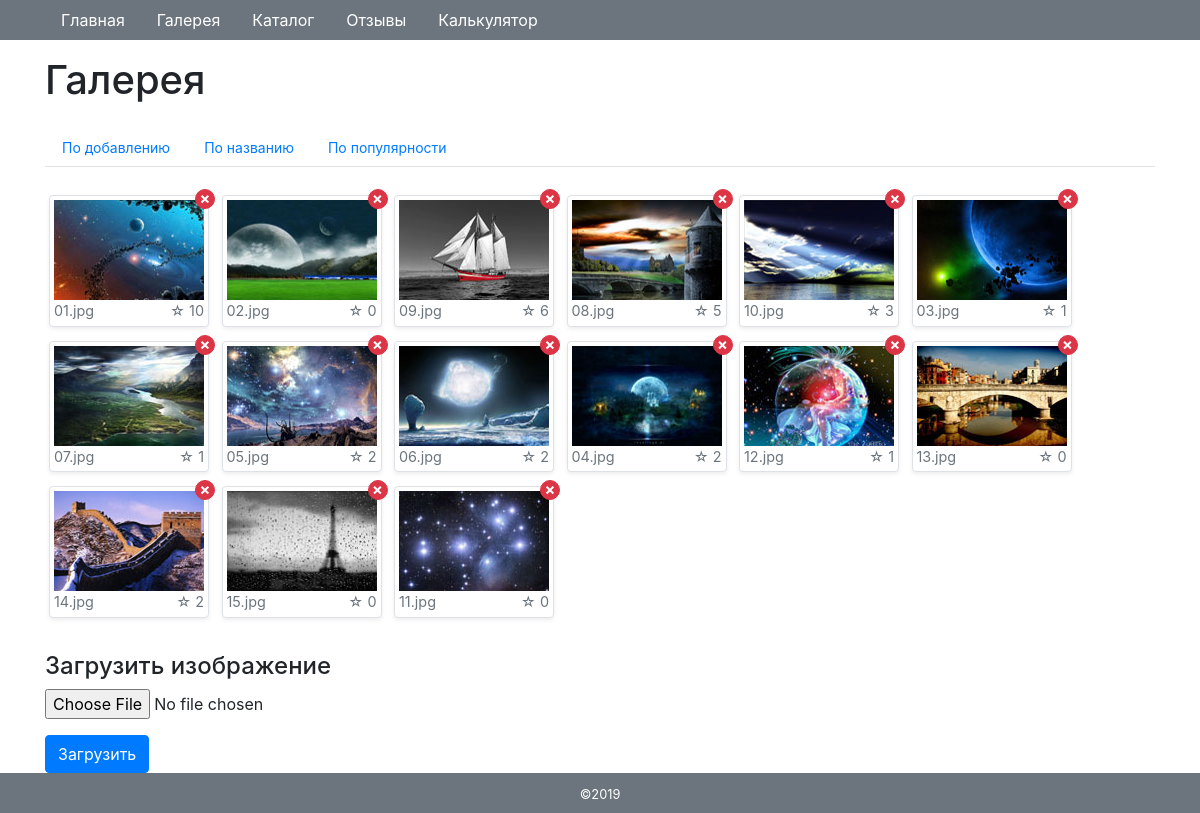
The app's page /gallery/, older data.
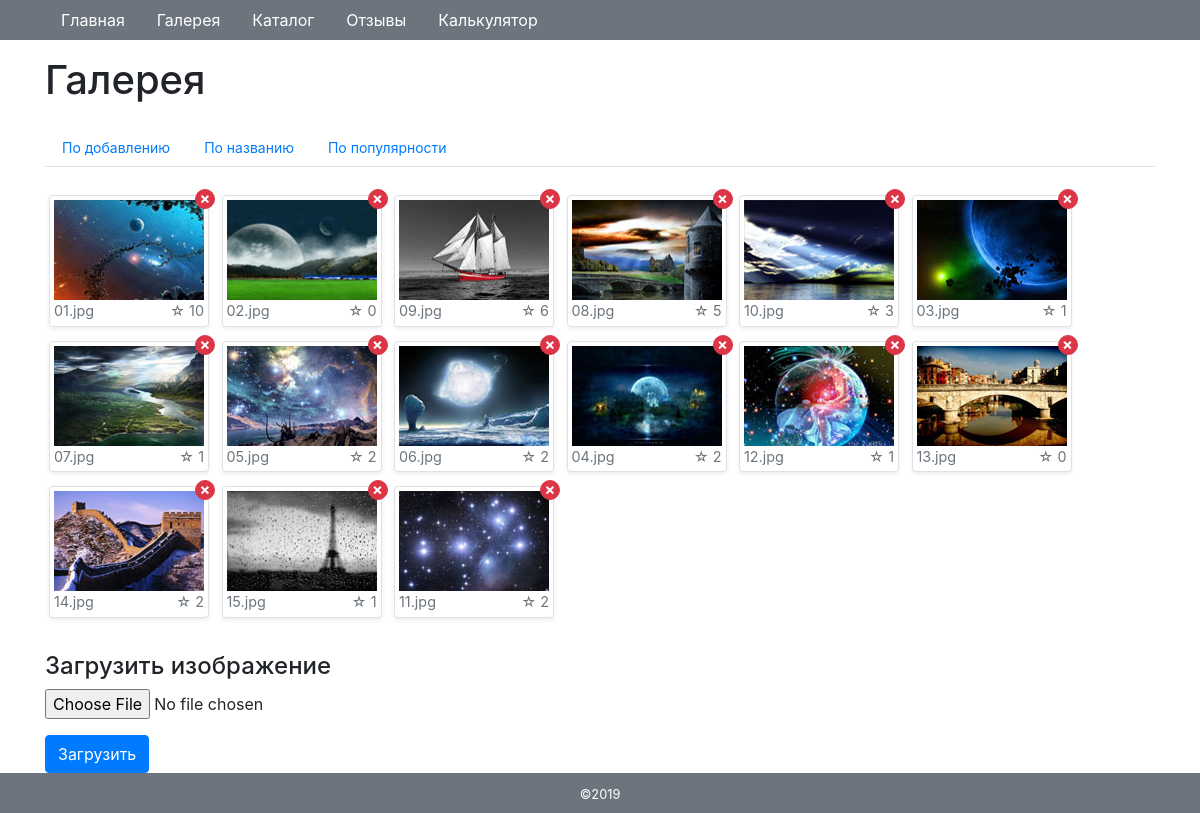
The same page, newer data.
### tables this page shows
CREATE TABLE `gallery` (
  `id` int(11) NOT NULL,
  `title` varchar(128) NOT NULL,
  `count` int(11) NOT NULL DEFAULT '0'
);

### engine/db.php (called while the page is built, shortened)
<?php
function getDb() {
    static $db = null;
    if (is_null($db)) {
        $db = @mysqli_connect(HOST, USER, PASS, DB) or die('Error: ' . mysqli_connect_error());
    }
    return $db;
}
function getAssocResult($sql) {
    $db = getDb();
    $result = @mysqli_query($db, $sql) or die(mysqli_error($db));
    $array_result = [];
    while ($row = mysqli_fetch_assoc($result))
        $array_result[] = $row;
    return $array_result;
}

### engine/functions.php (called while the page is built, shortened)
<?php
function getImages() {
    $sort = mysqli_real_escape_string(getDb(), $_GET['sort']);
    switch ($sort) {
        default:
            $sql = "SELECT * FROM gallery";
    }
    return getAssocResult($sql);
}

### templates/gallery.php (the view, shortened to what this page needs)
<h1>Галерея</h1>
<ul class="nav nav-tabs mt-4">
    <li class="nav-item">
        <a class="nav-link btn-sm" href="/gallery/">По добавлению</a>
    </li>
    <li class="nav-item">
        <a class="nav-link btn-sm" href="/gallery/?sort=imagename">По названию</a>
    </li>
    <li class="nav-item">
        <a class="nav-link btn-sm" href="/gallery/?sort=popularity">По популярности</a>
    </li>
</ul>
<div class="clearfix mt-4 mb-4">
<? foreach ($images as $image): ?>
    <div class="image-block">
        <a href="/gallery/delete/<?=$image['id'];?>" class="btn btn-danger" title="Удалить">&times;</a>
        <a href="/image/<?=$image['id'];?>" title="Посмотреть">
            <figure class="figure float-left m-1 img-thumbnail shadow-sm">
                <img src="/gallery-img/small/<?=$image['title'];?>" />
                <figcaption class="figure-caption">
                    <?=$image['title'];?>
                    <span class="float-right">&#9734; <?=$image['count'];?></span>
                </figcaption>
            </figure>
        </a>
    </div>
<? endforeach; ?>
</div>
<h4>Загрузить изображение</h4>
<form method="post" action="/gallery/add/" enctype="multipart/form-data">
    <div class="form-group">
        <input type="file" name="image" class="form-control-file" />
    </div>
    <input type="submit" name="load" value="Загрузить" class="btn btn-primary"/>
</form>

Row changes from the older to the newer data that the page shows:
changed gallery "15.jpg": count "0" → "1"
changed gallery "11.jpg": count "0" → "2"
